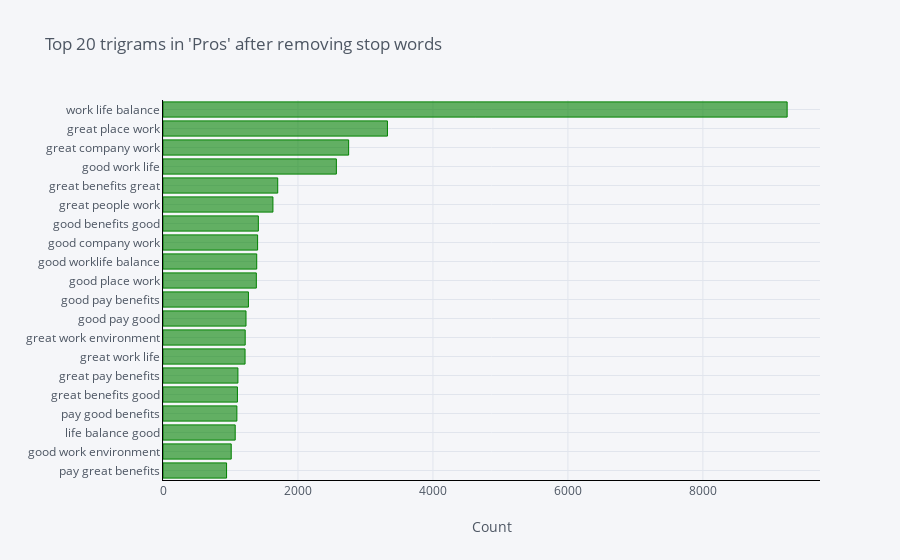

Source (notebook cell):
### Code cell
df3.groupby('pros').sum()['count'].sort_values(ascending=True).iplot(
    kind='bar', xTitle='Count', linecolor='black', orientation = 'h', color='green', title="Top 20 trigrams in 'Pros' after removing stop words")

### Figure 1 — Plotly figure (JSON) as saved in the notebook; plotly's stock layout.template omitted (floating-point values rounded to 4 significant figures)
{"data": [{"marker": {"color": "rgba(0, 128, 0, 0.6)", "line": {"color": "rgba(0, 128, 0, 1.0)", "width": 1}}, "name": "count", "orientation": "h", "text": "", "type": "bar", "x": [942, 1011, 1070, 1095, 1103, 1110, 1216, 1218, 1230, 1266, 1383, 1389, 1402, 1413, 1629, 1700, 2569, 2751, 3326, 9249], "y": ["pay great benefits", "good work environment", "life balance good", "pay good benefits", "great benefits good", "great pay benefits", "great work life", "great work environment", "good pay good", "good pay benefits", "good place work", "good worklife balance", "good company work", "good benefits good", "great people work", "great benefits great", "good work life", "great company work", "great place work", "work life balance"]}], "layout": {"legend": {"bgcolor": "#F5F6F9", "font": {"color": "#4D5663"}}, "paper_bgcolor": "#F5F6F9", "plot_bgcolor": "#F5F6F9", "title": {"font": {"color": "#4D5663"}, "text": "Top 20 trigrams in 'Pros' after removing stop words"}, "xaxis": {"gridcolor": "#E1E5ED", "linecolor": "black", "showgrid": true, "tickfont": {"color": "#4D5663"}, "title": {"font": {"color": "#4D5663"}, "text": "Count"}, "zerolinecolor": "#E1E5ED"}, "yaxis": {"gridcolor": "#E1E5ED", "linecolor": "black", "showgrid": true, "tickfont": {"color": "#4D5663"}, "title": {"font": {"color": "#4D5663"}, "text": ""}, "zerolinecolor": "#E1E5ED"}}}
